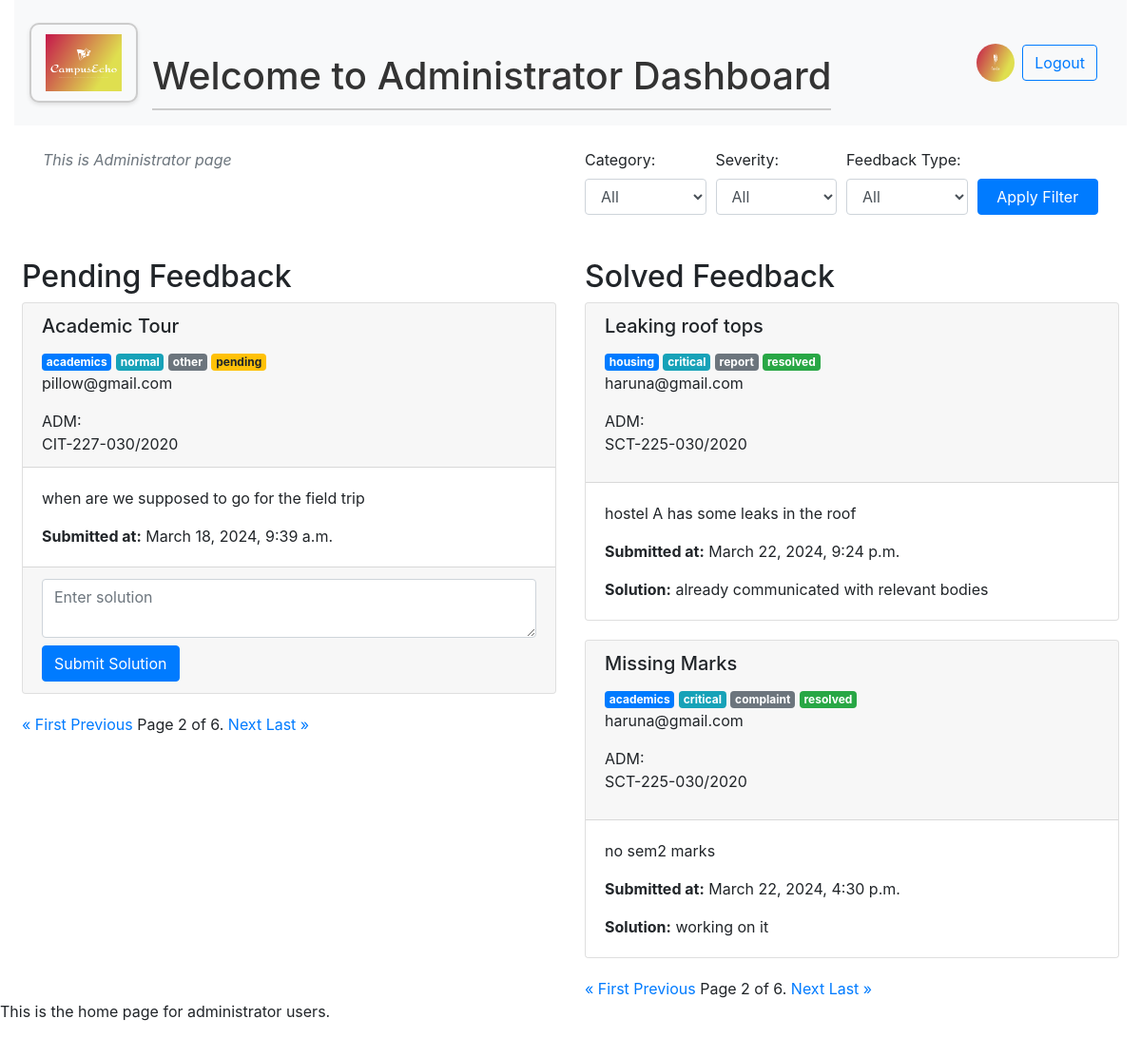
Page /staff/?page=2 on the committed database.
### campusEcho/models.py (models this page shows, shortened)
class Feedback(models.Model):
    CATEGORY_CHOICES = [
        ('academics', 'Academics'),
        ('finance', 'Finance'),
        ('health', 'Health and Welfare'),
        ('housing', 'Housing'),
        ('other', 'Other'),
    ]
    SEVERITY_CHOICES = [
        ('critical', 'Critical'),
        ('urgent', 'Urgent'),
        ('emergency', 'Emergency'),
        ('normal', 'Normal'),
    ]
    FEEDBACK_TYPE_CHOICES = [
        ('complaint', 'Complaint'),
        ('recommendation', 'Recommendation'),
        ('report', 'Report'),
        ('other', 'Other'),
    ]
    STATUS_CHOICES = [
        ('resolved', 'Resolved'),
        ('pending', 'Pending'),
    ]
    category = models.CharField(max_length=100, choices=CATEGORY_CHOICES)
    severity = models.CharField(max_length=100, choices=SEVERITY_CHOICES)
    feedback_type = models.CharField(max_length=100, choices=FEEDBACK_TYPE_CHOICES)
    title = models.CharField(max_length=255)
    description = models.TextField()
    submitted_at = models.DateTimeField(auto_now_add=True)
    evidence = models.ImageField(upload_to='feedback_evidence/', blank=True, null=True)
    recommendation = models.TextField(blank=True, null=True)
    status = models.CharField(max_length=100, choices=STATUS_CHOICES, default='pending')
    solution = models.TextField(blank=True, null=True)
    student = models.ForeignKey(User, on_delete=models.CASCADE, null=True)

class User(AbstractBaseUser):
    USER_TYPE_CHOICES = (
        ('student', 'Student'),
        ('administrator', 'Administrator'),
    )
    email = models.EmailField(unique=True)
    username = models.CharField(max_length=100, blank=True)
    first_name = models.CharField(max_length=100)
    last_name = models.CharField(max_length=100)
    user_type = models.CharField(max_length=30, choices=USER_TYPE_CHOICES)
    is_active = models.BooleanField(default=True)
    is_staff = models.BooleanField(default=False)  # Add this field for staff status
    date_joined = models.DateTimeField(auto_now_add=True)
    USERNAME_FIELD = 'email'
    REQUIRED_FIELDS = ['user_type', 'first_name', 'last_name']
    objects = UserManager()
    def __str__(self):
        return self.email

class Profile(models.Model):
    FACULTY_CHOICES = [
        ('Medicine', 'Medicine'),
        ('Engineering', 'Engineering'),
        ('Media', 'Media'),
        ('Computing', 'Computing'),
        ('Business', 'Business'),
        ('Science and Technology', 'Science and Technology'),
        ('TVET', 'TVET'),
    ]
    phone_regex = RegexValidator(
        regex=r'^\+?1?\d{9,15}$',
        message="Phone number must be in the format: '+1234567890'. Up to 15 digits allowed."
    )
    user = models.OneToOneField(User, on_delete=models.CASCADE)
    name = models.CharField(max_length=50)
    admission = models.CharField(max_length=50)  # Consider using DateField or IntegerField
    profile_picture = models.ImageField(upload_to='profile_pictures/', blank=True)
    faculty = models.CharField(max_length=100, choices=FACULTY_CHOICES, blank=True, default='other')
    department = models.CharField(max_length=20, blank=True)  # Follow snake_case convention
    course = models.CharField(max_length=15, blank=True)
    phone_number = models.CharField(
        validators=[phone_regex],
        max_length=15,
        blank=True,
        help_text="Phone number must be in the format: '+1234567890'. Up to 15 digits allowed."
    )
    address = models.CharField(max_length=200, blank=True)

### campusEcho/views.py (the view)
# urls.py: path('staff/', views.staffhome, name='staffhome'),
def staffhome(request):
    user = request.user
    feedbacks = Feedback.objects.all().order_by('-submitted_at')
    category = request.GET.get('category')
    severity = request.GET.get('severity')
    feedback_type = request.GET.get('feedback_type')
    if category:
        feedbacks = feedbacks.filter(category=category)
    if severity:
        feedbacks = feedbacks.filter(severity=severity)
    if feedback_type:
        feedbacks = feedbacks.filter(feedback_type=feedback_type)
    paginator = Paginator(feedbacks, 3)  #  feedbacks per page
    page_number = request.GET.get('page')
    page_obj = paginator.get_page(page_number)
    context = {
        'feedbacks': page_obj,
        'category_choices': Feedback.CATEGORY_CHOICES,
        'severity_choices': Feedback.SEVERITY_CHOICES,
        'feedback_type_choices': Feedback.FEEDBACK_TYPE_CHOICES,
        'selected_category': category,
        'selected_severity': severity,
        'selected_feedback_type': feedback_type,
        'user': user,
    }
    return render(request, 'staff_home.html', context)

### Templates/staff_home.html (shortened to what this page needs)
{% load static %}
<!DOCTYPE html>
<html lang="en">
<head>
    <link rel="stylesheet" href="{% static 'css/staffhome.css' %}">
    <link rel="stylesheet" href="https://stackpath.bootstrapcdn.com/bootstrap/4.5.2/css/bootstrap.min.css">
</head>
<body>
    <div class="container-fluid">
        <nav class="navbar navbar-expand-lg navbar-light bg-light mb-4">
            <div class="container-fluid">
                <div class="row align-items-center">
                    <div class="col-md-auto logo-container">
                        <img src="{% static 'images/default.png' %}" alt="Feedback System Logo" width="80" height="60" class="logo">
                    </div>
                    <div class="col-md-auto">
                        <h1 class="mt-5">Welcome to Administrator Dashboard</h1>
                    </div>
                </div>
                <div class="collapse navbar-collapse" id="navbarSupportedContent">
                    <ul class="navbar-nav ml-auto align-items-center">
                        <li class="nav-item">
                            <a class="nav-link" href="#">
                                <img src="{% static 'images/cover.png' %}" alt="Profile Image" class="rounded-circle" width="40" height="40">
                            </a>
                        </li>
                        <li class="nav-item">
                            <a class="btn btn-outline-primary" href="{% url 'staff-signout' %}">Logout</a>
                        </li>
                    </ul>
                </div>
            </div>
        </nav>
    </div>
        <div class="container">
            <div class="row mb-3">
                <div class="col-md-6">
                    <span class="page-description">This is Administrator  page</span>
                </div>
                <div class="col-md-6">
                    <form method="GET">
                        <div class="form-row align-items-end">
                            <div class="form-group col">
                                <label for="category">Category:</label>
                                <select name="category" id="category" class="form-control">
                                    <option value="">All</option>
                                </select>
                            </div>
                            <div class="form-group col">
                                <label for="severity">Severity:</label>
                                <select name="severity" id="severity" class="form-control">
                                    <option value="">All</option>
                                </select>
                            </div>
                            <div class="form-group col">
                                <label for="feedback_type">Feedback Type:</label>
                                <select name="feedback_type" id="feedback_type" class="form-control">
                                    <option value="">All</option>
                                </select>
                            </div>
                            <div class="form-group col">
                                <button type="submit" class="btn btn-primary btn-block">Apply Filter</button>
                            </div>
                        </div>
                    </form>
                </div>
            </div>
        </div>
        <div class="row feedback-section ml-2 mr-2">
            <div class="col-md-6">
                <h2>Pending Feedback</h2>
                {% for feedback in feedbacks %}
                    {% if feedback.status == 'pending' %}
                        <div class="feedback-container">
                            <div class="card">
                                <div class="card-header">
                                    <h5 class="card-title">{{ feedback.title }}</h5>
                                    <span class="badge badge-primary">{{ feedback.category }}</span>
                                    <span class="badge badge-info">{{ feedback.severity }}</span>
                                    <span class="badge badge-secondary">{{ feedback.feedback_type }}</span>
                                    <span class="badge badge-warning">{{ feedback.status }}</span>
                                    <p class="card-text">{{feedback.student}}</p>
                                    ADM:  <p class="card-text">{{feedback.student.profile.admission}}</p>
                                </div>
                                <div class="card-body">
                                    <p class="card-text">{{ feedback.description }}</p>
                                    <p class="card-text"><strong>Submitted at:</strong> {{ feedback.submitted_at }}</p>
                                </div>
                                <form method="post" action="{% url 'resolve_feedback' feedback.id %}">
                                    <div class="card-footer">
                                        <textarea name="solution" class="form-control" placeholder="Enter solution"></textarea>
                                        <button type="submit" class="btn btn-primary mt-2">Submit Solution</button>
                                    </div>
                                </form>
                            </div>
                        </div>
                    {% endif %}
                {% empty %}
                    <div class="alert alert-info">No pending feedback available.</div>
                {% endfor %}
                {% if feedbacks.has_previous %}
                    <a href="?page=1">&laquo; First</a>
                    <a href="?page={{ feedbacks.previous_page_number }}">Previous</a>
                {% endif %}
                <span class="current">
                    Page {{ feedbacks.number }} of {{ feedbacks.paginator.num_pages }}.
                </span>
                {% if feedbacks.has_next %}
                    <a href="?page={{ feedbacks.next_page_number }}">Next</a>
                    <a href="?page={{ feedbacks.paginator.num_pages }}">Last &raquo;</a>
                {% endif %}
            </div>
            <div class="col-md-6">
                <h2>Solved Feedback</h2>
                {% for feedback in feedbacks %}
                    {% if feedback.status == 'resolved' %}
                        <div class="feedback-container">
                            <div class="card">
                                <div class="card-header">
                                    <h5 class="card-title">{{ feedback.title }}</h5>
                                    <span class="badge badge-primary">{{ feedback.category }}</span>
                                    <span class="badge badge-info">{{ feedback.severity }}</span>
                                    <span class="badge badge-secondary">{{ feedback.feedback_type }}</span>
                                    <span class="badge badge-success">{{ feedback.status }}</span>
                                    <p>{{feedback.student}}</p>
                                    ADM:  <p>{{feedback.student.profile.admission}}
                                </div>
                                <div class="card-body">
                                    <p class="card-text">{{ feedback.description }}</p>
                                    <p class="card-text"><strong>Submitted at:</strong> {{ feedback.submitted_at }}</p>
                                    {% if feedback.solution %}
                                        <p class="card-text"><strong>Solution:</strong> {{ feedback.solution }}</p>
                                    {% endif %}
                                </div>
                            </div>
                        </div>
                    {% endif %}
                {% empty %}
                    <div class="alert alert-info">No solved feedback available.</div>
                {% endfor %}
                {% if feedbacks.has_previous %}
                    <a href="?page=1">&laquo; First</a>
                    <a href="?page={{ feedbacks.previous_page_number }}">Previous</a>
                {% endif %}
                <span class="current">
                    Page {{ feedbacks.number }} of {{ feedbacks.paginator.num_pages }}.
                </span>
                {% if feedbacks.has_next %}
                    <a href="?page={{ feedbacks.next_page_number }}">Next</a>
                    <a href="?page={{ feedbacks.paginator.num_pages }}">Last &raquo;</a>
                {% endif %}
            </div>
        </div>
        <p>This is the home page for administrator users.</p>
</body>
</html>

### static/css/staffhome.css (style rules this page uses)
.feedback-container { margin-bottom: 20px; }
.feedback-section { margin-top: 30px; }
h1 { color: #333; margin-bottom: 30px; }
.logo-container { border: 2px solid #ccc; border-radius: 10px; padding: 10px; background-color: #f8f9fa; box-shadow: 0 2px 4px rgba(0, 0, 0, 0.1); }
h1 { border-bottom: 2px solid #ccc; padding-bottom: 10px; }
.page-description { font-style: italic; color: #6c757d; }

### rows in the picture
Feedback: title "Academic Tour", category "academics", severity "normal", feedback_type "other", status "pending", student "pillow@gmail.com", student.profile.admission "CIT-227-030/2020", description "when are we supposed to go for the field trip", submitted_at "March 18, 2024, 9:39 a.m."
Feedback: title "Leaking roof tops", category "housing", severity "critical", feedback_type "report", status "resolved", student "haruna@gmail.com", student.profile.admission "SCT-225-030/2020", description "hostel A has some leaks in the roof", submitted_at "March 22, 2024, 9:24 p.m.", solution "already communicated with relevant bodies"
Feedback: title "Missing Marks", category "academics", severity "critical", feedback_type "complaint", status "resolved", student "haruna@gmail.com", student.profile.admission "SCT-225-030/2020", description "no sem2 marks", submitted_at "March 22, 2024, 4:30 p.m.", solution "working on it"

### other values in the picture
{{ feedbacks.number }} "2"
{{ feedbacks.paginator.num_pages }} "6"
